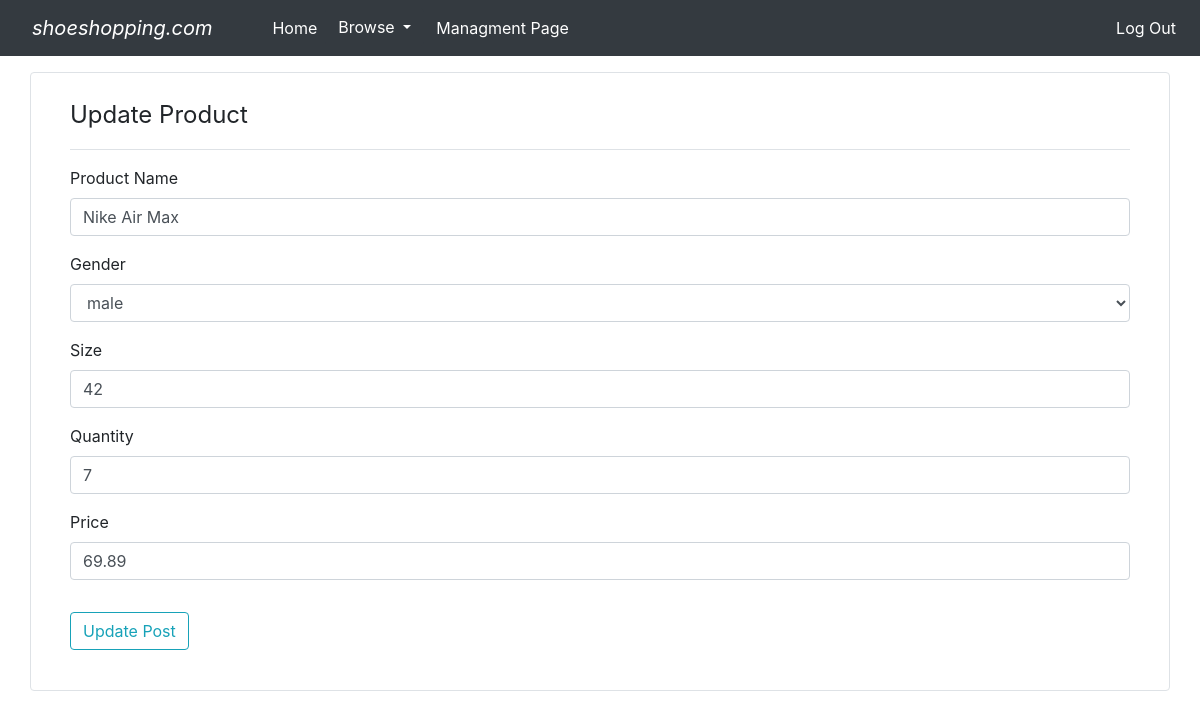
The app's page /managment_page/5/update (signed in) with its own data.
### shoe_shopping/models.py (models this page shows, shortened)
class Product(db.Model):
    barcode = db.Column(db.Integer, primary_key=True)
    name = db.Column(db.String(100), nullable=False)
    gender = db.Column(db.String(10), nullable=False)
    size = db.Column(db.Integer, nullable=False)
    quantity = db.Column(db.Integer, nullable=False)
    price = db.Column(db.Float, nullable=False)

### shoe_shopping/routes.py (the view, shortened to what this page needs)
@app.route('/managment_page/<int:product_barcode>/update', methods=['GET', 'POST'])
@login_required
def update_product(product_barcode):
    product = Product.query.get_or_404(product_barcode)
    form = AddProductForm()
    if request.method == 'GET':
        form.name.data = product.name
        form.gender.data = product.gender
        form.size.data = product.size
        form.quantity.data = product.quantity
        form.price.data = product.price
        form.submit.label.text = 'Update Post'
    if current_user.role != 'manager':
        abort(403)
    return render_template('update_product.html', title='Update Product', form=form)

### shoe_shopping/forms.py
class AddProductForm(FlaskForm):
    name = StringField('Product Name', validators=[DataRequired()])
    gender = SelectField('Gender', choices=["male", "female", "kids"])
    size = IntegerField('Size', validators=[DataRequired(), NumberRange(min=1, max=47)])
    quantity = IntegerField('Quantity', validators=[DataRequired(), NumberRange(min=1)])
    price = FloatField('Price', validators=[DataRequired(), NumberRange(min=0.01)])
    submit = SubmitField('Add Product')

### shoe_shopping/models.py (called while the page is built)
@login_manager.user_loader
def load_user(user_id):
    return User.query.get(int(user_id))

### shoe_shopping/templates/update_product.html (shortened to what this page needs)
{% extends 'layout.html' %}
{% block content %}
<div class="container border rounded mt-3 p-4">
    <form class="col-lg-12" method="POST">
        <fieldset class="form-group">
            <legend class="border-bottom mb-3 pb-3">Update Product</legend>
            <div class="form-group">
                {{ form.name.label(class="form-control-label") }}
                {% if form.name.errors %}
                    {{ form.name(class="form-control form-control-md is-invalid") }}
                    <div class="invalid-feedback">
                        {% for error in form.name.errors %}
                            <span>{{ error }}</span>
                        {% endfor %}
                    </div>
                {% else %}
                    {{ form.name(class="form-control form-control-md") }}
                {% endif %}
            </div>
            <div class="form-group">
                {{ form.gender.label(class="form-control-label") }}
                {% if form.gender.errors %}
                    {{ form.gender(class="form-control form-control-md is-invalid") }}
                    <div class="invalid-feedback">
                        {% for error in form.gender.errors %}
                            <span>{{ error }}</span>
                        {% endfor %}
                    </div>
                {% else %}
                    {{ form.gender(class="form-control form-control-md") }}
                {% endif %}
            </div>
            <div class="form-group">
                {{ form.size.label(class="form-control-label") }}
                {% if form.size.errors %}
                    {{ form.size(class="form-control form-control-md is-invalid") }}
                    <div class="invalid-feedback">
                        {% for error in form.size.errors %}
                            <span>{{ error }}</span>
                        {% endfor %}
                    </div>
                {% else %}
                    {{ form.size(class="form-control form-control-md") }}
                {% endif %}
            </div>
            <div class="form-group">
                {{ form.quantity.label(class="form-control-label") }}
                {% if form.quantity.errors %}
                    {{ form.quantity(class="form-control form-control-md is-invalid") }}
                    <div class="invalid-feedback">
                        {% for error in form.quantity.errors %}
                            <span>{{ error }}</span>
                        {% endfor %}
                    </div>
                {% else %}
                    {{ form.quantity(class="form-control form-control-md") }}
                {% endif %}
            </div>
            <div class="form-group">
                {{ form.price.label(class="form-control-label") }}
                {% if form.price.errors %}
                    {{ form.price(class="form-control form-control-md is-invalid") }}
                    <div class="invalid-feedback">
                        {% for error in form.price.errors %}
                            <span>{{ error }}</span>
                        {% endfor %}
                    </div>
                {% else %}
                    {{ form.price(class="form-control form-control-md") }}
                {% endif %}
            </div>
        </fieldset>
        <div class="form-group">
            {{ form.submit(class="btn btn-outline-info") }}
        </div>
    </form>
</div>
{% endblock content %}

### records on screen
Product: name "Nike Air Max", gender "male", size "42", quantity "7", price "69.89"
